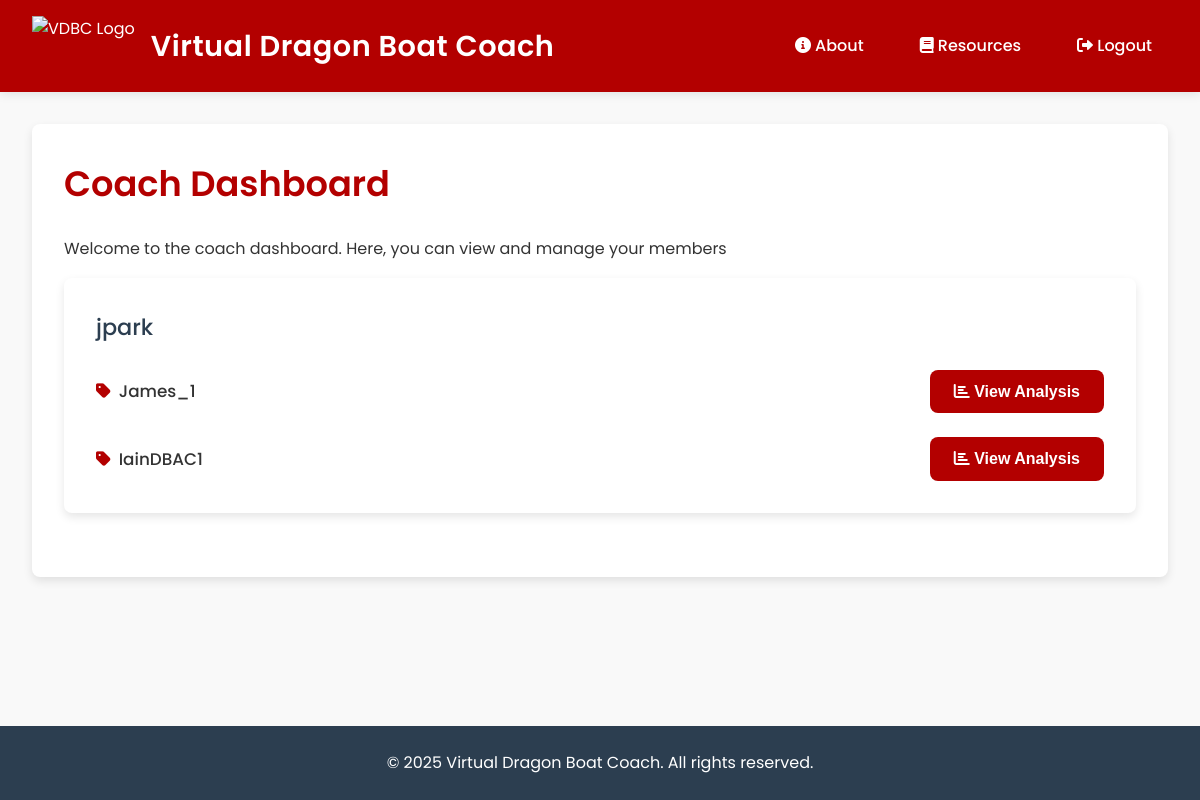
The page /coach-dashboard (signed in) on the database as committed earlier.
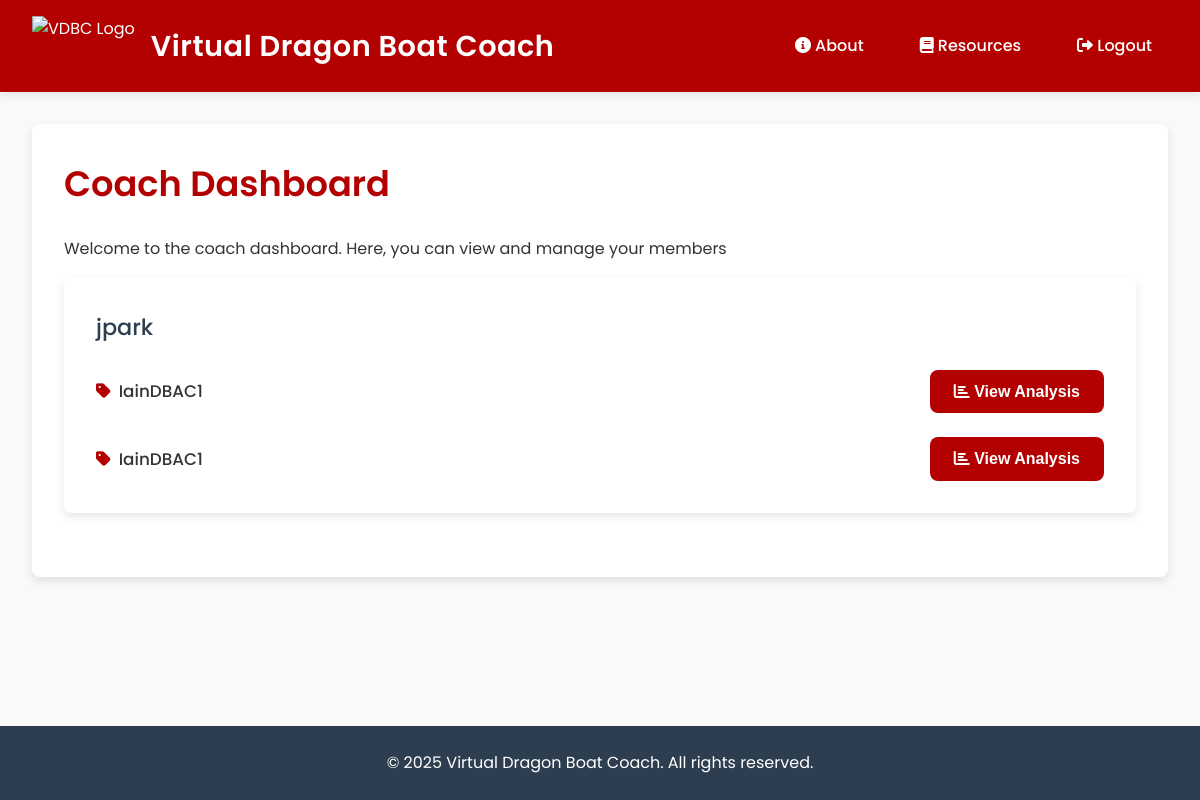
The same page on the database as committed later.
### tables this page shows
CREATE TABLE shared_sessions (
        id INTEGER PRIMARY KEY AUTOINCREMENT,
        username TEXT NOT NULL,
        session_url TEXT NOT NULL,
        trial_name TEXT NOT NULL,
        coach_feedback TEXT,
        feedback_timestamp TEXT
    );

### app.py (the view)
@app.route('/coach-dashboard')
def coach_dashboard():
    if 'token' not in session or session.get('position') != 'coach':
        return redirect(url_for('coach_login'))
    conn = sqlite3.connect(DB_PATH)
    conn.row_factory = sqlite3.Row  # This enables column access by name
    cursor = conn.cursor()
    cursor.execute('''
        SELECT username, session_url, trial_name
        FROM shared_sessions
    ''')
    shared_sessions = cursor.fetchall()
    conn.close()
    grouped_sessions = {}
    for session_data in shared_sessions:
        username = session_data['username']
        if username not in grouped_sessions:
            grouped_sessions[username] = []
        grouped_sessions[username].append({
            'session_url': session_data['session_url'],
            'trial_name': session_data['trial_name']
        })
    return render_template("coachDashboard.html", grouped_sessions=grouped_sessions)

### templates/coachDashboard.html (shortened to what this page needs)
<!DOCTYPE html>
<html lang="en">
<head>
    <link rel="stylesheet" href="{{ url_for('static', filename='styles.css') }}">
    <link rel="stylesheet" href="https://cdnjs.cloudflare.com/ajax/libs/font-awesome/6.0.0-beta3/css/all.min.css">
</head>
<body>
    <header>
        <div class="header-content">
            <div class="logo-container">
                <img src="https://static.wixstatic.com/media/90c0a3_82c43324b646429ea5117b9c10018156~mv2.png/v1/crop/x_0,y_0,w_8769,h_6859/fill/w_345,h_270,al_c,q_85,usm_0.66_1.00_0.01,enc_avif,quality_auto/DB_Logo_2017_Maroon_LightBG%20(1).png" alt="VDBC Logo" class="logo">
                <span class="site-title">Virtual Dragon Boat Coach</span>
            </div>
            <nav>
                <ul>
                    <li><a href="{{ url_for('about') }}"><i class="fas fa-info-circle"></i> About</a></li>
                    <li><a href="{{ url_for('resources') }}"><i class="fas fa-book"></i> Resources</a></li>
                    <li><a href="{{ url_for('logout') }}"><i class="fas fa-sign-out-alt"></i> Logout</a></li>
                </ul>
            </nav>
        </div>
    </header>
    <main>
        <div class="container">
            <h1>Coach Dashboard</h1>
            <p>Welcome to the coach dashboard. Here, you can view and manage your members</p>
            {% if grouped_sessions %}
                <div>
                    {% for username, sessions in grouped_sessions.items() %}
                    {% for username, sessions in grouped_sessions.items() %}
                    <div class="container">
                        <h3>{{ username }}</h3>
                        {% for session in sessions %}
                            <div class="user-session">
                                <form action="{{ url_for('coach_view_analysis') }}" method="POST">
                                    <div class="coach-session-info">
                                        <div class="coach-trial-name">
                                            <i class="fas fa-tag"></i> {{ session.trial_name }}
                                        </div>
                                        <button type="submit" class="btn-view">
                                            <i class="fas fa-chart-bar"></i> View Analysis
                                        </button>
                                    </div>
                                </form>
                            </div>
                        {% endfor %}
                    </div>
                {% endfor %}
                    {% endfor %}
                </div>
            {% else %}
                <p>No data shared yet.</p>
            {% endif %}
        </div>
    </main>
    <footer>
        <p>&copy; 2025 Virtual Dragon Boat Coach. All rights reserved.</p>
    </footer>
</body>
</html>

### static/styles.css (style rules this page uses)
:root { --primary-color: #b30000; --primary-dark: #8b0000; --primary-light: #ff6b6b; --secondary-color: #2c3e50; --accent-color: #f1c40f; --text-color: #333333; --text-light: #757575; --bg-color: #f9f9f9; --card-bg: #ffffff; --success-color: #2ecc71; --error-color: #e74c3c; --border-radius: 8px; --box-shadow: 0 4px 10px rgba(0, 0, 0, 0.1); --transition: all 0.3s ease; }
* { box-sizing: border-box; margin: 0; padding: 0; }
body { font-family: 'Poppins', sans-serif; line-height: 1.6; color: var(--text-color); background-color: var(--bg-color); min-height: 100vh; display: flex; flex-direction: column; }
header { background: var(--primary-color); color: white; padding: 1rem 2rem; box-shadow: 0 2px 10px rgba(0, 0, 0, 0.1); }
.header-content { max-width: 1200px; margin: 0 auto; display: flex; justify-content: space-between; align-items: center; }
.logo-container { display: flex; align-items: center; }
.logo { height: 60px; margin-right: 1rem; }
.site-title { font-size: 1.8rem; font-weight: 600; letter-spacing: 0.5px; }
nav ul { list-style: none; display: flex; gap: 1.5rem; }
nav ul li a { color: white; text-decoration: none; font-weight: 500; padding: 0.5rem 1rem; border-radius: 4px; transition: var(--transition); }
main { flex: 1; padding: 2rem; max-width: 1200px; margin: 0 auto; width: 100%; }
.container { background: var(--card-bg); border-radius: var(--border-radius); box-shadow: var(--box-shadow); padding: 2rem; margin-bottom: 2rem; }
h1 { font-size: 2.2rem; color: var(--primary-color); margin-bottom: 1.5rem; font-weight: 600; }
h3 { font-size: 1.4rem; color: var(--secondary-color); margin-bottom: 0.8rem; font-weight: 500; }
p { font-size: 1rem; margin-bottom: 1rem; color: var(--text-color); }
form { margin-top: 1.5rem; display: flex; flex-direction: column; gap: 1.2rem; }
button { background: var(--primary-color); color: white; border: none; padding: 0.8rem 1.5rem; font-size: 1rem; font-weight: 600; border-radius: var(--border-radius); cursor: pointer; transition: var(--transition); text-align: center; display: inline-block; }
footer { text-align: center; padding: 1.5rem; background: var(--secondary-color); color: #fff; margin-top: auto; }
footer p { color: #fff; margin-bottom: 0; }
.coach-session-info { display: flex; justify-content: space-between; align-items: center; }
.coach-trial-name { font-weight: 500; color: #333; display: flex; align-items: center; gap: 0.5rem; font-size: 1.05rem; }
.coach-trial-name i { color: var(--primary-color); }

Rows that differ between the two databases and show on the page:
changed shared_sessions "jpark": trial_name "James_1" → "IainDBAC1"
